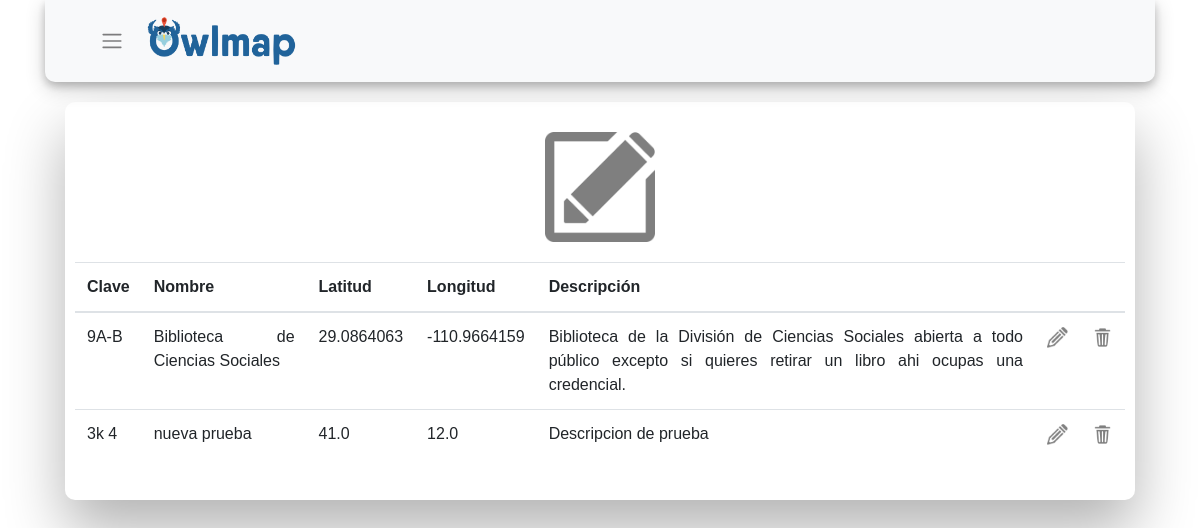
Before: /displayPuntos with the older database file.
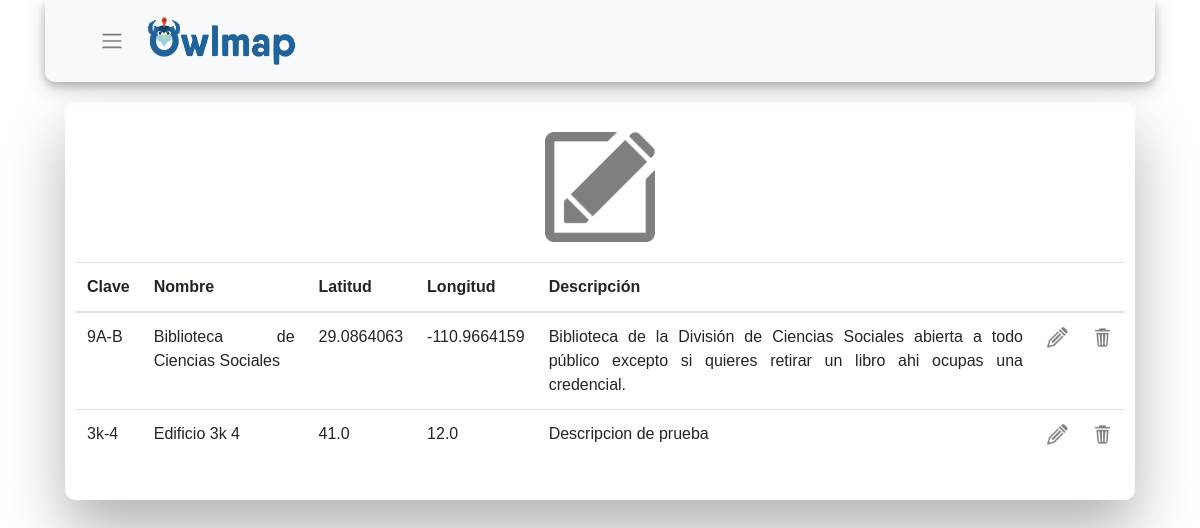
After: the same page with the newer database file.
### owlmap/models.py (models this page shows, shortened)
class Point(db.Model):
    clave = db.Column(db.String(15), primary_key=True)
    lat = db.Column(db.Float, nullable=False)
    lng = db.Column(db.Float, nullable=False)
    nom = db.Column(db.String(60), nullable=False)
    desc = db.Column(db.String(240), nullable=False, default='')

### owlmap/routes.py (the view)
@app.route("/displayPuntos", methods=['GET', 'POST'])
def displayInfoPuntos():
    form = CrudForm()
    puntos = Point.query.all()
    return render_template('displayPuntos.html', form=form, puntos=puntos, title="Mostrar Información")

### owlmap/templates/displayPuntos.html (shortened to what this page needs)
{% extends "layout.html" %}
{% block content %}
<div class="container">
  <div class="wrapper fadeInDown">
    <div id="formContentEdit">
      <div class="fadeIn first">
        <img src="{{ url_for('static', filename='images/edit.png') }}" height="150" width="150" align="middle" style="padding: 20px; opacity: 0.5" >
      </div>
      {% if puntos %}
      <table class="table table-hover" style="text-align:justify">
        <thead>
          <tr>
            <th scope="col">Clave</th>
            <th scope="col">Nombre</th>
            <th scope="col">Latitud</th>
            <th scope="col">Longitud</th>
            <th scope="col">Descripción</th>
            <th scope="col"></th>
            <th scope="col"></th>
          </tr>
        </thead>
        <tbody>
          {% for punto in puntos %}
          <tr>
            <td scope="col">{{ punto.clave }}</td>
            <td scope="col">{{ punto.nom }}</td>
            <td scope="col">{{ punto.lat }}</td>
            <td scope="col">{{ punto.lng }}</td>
            <td scope="col">{{ punto.desc }}</td>
            <td scope="col"><p><a href="{{ url_for('editInfoPunto', puntoID=punto.clave)}}"><img src="{{ url_for('static', filename='images/editIcon.png') }}" height="21" width="21" style="opacity: 0.5"></a> </p></td>
            <td scope="col"><p><a href="{{ url_for('deleteInfoPunto', puntoID=punto.clave)}}"><img src="{{ url_for('static', filename='images/deleteIcon.png') }}" height="21" width="21" style="opacity: 0.5" ></a></p></td>
          </tr>
          {% endfor %}
        </tbody>
      </table>
      {% endif %}
    </div>
  </div>
</div>
{% endblock content %}

### owlmap/templates/layout.html (shortened to what this page needs)
<!DOCTYPE html>
<html lang="en" dir="ltr">
<head>
  <link href="https://stackpath.bootstrapcdn.com/bootstrap/4.3.1/css/bootstrap.min.css" rel="stylesheet">
  <link rel="stylesheet" type="text/css" href="{{ url_for('static', filename='css/main.css') }}">
  <link rel="stylesheet" type="text/css" href="{{ url_for('static', filename='css/login.css') }}">
</head>
<body>
  <div id="headerbar">
    <div class="container">
      <nav class="navbar navbar-light bg-light" style="box-shadow: 0 4px 8px 0 rgba(0, 0, 0, 0.2), 0 6px 20px 0 rgba(0, 0, 0, 0.19); border-radius: 0px 0px 10px 10px;">
        {% if title %}
        <div class="alignleft">
          <nav class="navbar navbar-expand-lg navbar-light bg-light">
            <div class="container">
              <div class="collapse navbar-collapse" id="navbarSupportedContent">
                <ul class="navbar-nav ml-auto">
                  <li class="nav-item dropdown">
                    <div class="nav-link" href="#" id="navbarDropdown" role="button" data-toggle="dropdown" aria-haspopup="true" aria-expanded="false" ><span class="navbar-toggler-icon"></span></div>
                  </li>
                </ul>
              </div>
            </div>
            <img src="{{ url_for('static', filename='images/owlmapImagotipo.png') }}" height="50" width="150" align="middle">
          </nav>
        </div>
        {% endif %}
    </div>
  </div>
  {% block content %}{% endblock content %}
</body>
</html>

Changed rows visible on the page:
removed Point: clave "3k 4", nom "nueva prueba", lat "41.0", lng "12.0", desc "Descripcion de prueba"
added Point: clave "3k-4", nom "Edificio 3k 4", lat "41.0", lng "12.0", desc "Descripcion de prueba"
